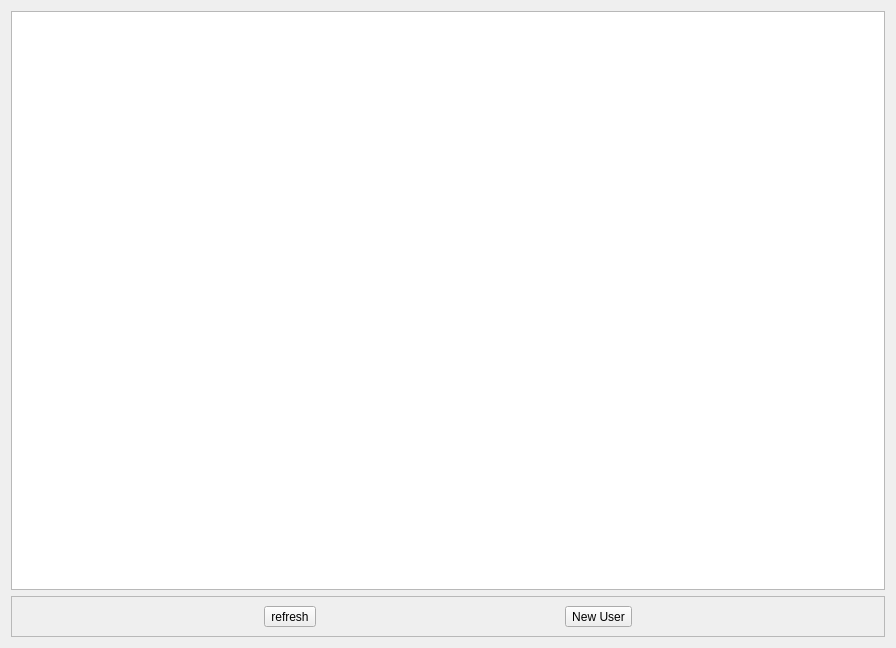
<?xml version="1.0" encoding="UTF-8"?>
<ui version="4.0">
 <class>ProductsTab</class>
 <widget class="QWidget" name="ProductsTab">
  <property name="geometry">
   <rect>
    <x>0</x>
    <y>0</y>
    <width>896</width>
    <height>648</height>
   </rect>
  </property>
  <property name="windowTitle">
   <string>Form</string>
  </property>
  <layout class="QVBoxLayout" name="verticalLayout">
   <item>
    <widget class="QTableView" name="tableView">
     <property name="editTriggers">
      <set>QAbstractItemView::NoEditTriggers</set>
     </property>
     <property name="alternatingRowColors">
      <bool>true</bool>
     </property>
     <property name="selectionMode">
      <enum>QAbstractItemView::ExtendedSelection</enum>
     </property>
     <property name="selectionBehavior">
      <enum>QAbstractItemView::SelectRows</enum>
     </property>
     <property name="gridStyle">
      <enum>Qt::NoPen</enum>
     </property>
     <attribute name="horizontalHeaderStretchLastSection">
      <bool>true</bool>
     </attribute>
     <attribute name="verticalHeaderVisible">
      <bool>false</bool>
     </attribute>
     <attribute name="verticalHeaderStretchLastSection">
      <bool>false</bool>
     </attribute>
    </widget>
   </item>
   <item>
    <widget class="QFrame" name="itemsFrame">
     <property name="frameShape">
      <enum>QFrame::StyledPanel</enum>
     </property>
     <property name="frameShadow">
      <enum>QFrame::Raised</enum>
     </property>
     <layout class="QHBoxLayout" name="horizontalLayout_8">
      <item>
       <widget class="QToolButton" name="refreshButton">
        <property name="text">
         <string>refresh</string>
        </property>
        <property name="icon">
         <iconset resource="../../qrc.qrc">
          <normaloff>:/icons/color/icons8-synchronize-96.png</normaloff>:/icons/color/icons8-synchronize-96.png</iconset>
        </property>
        <property name="iconSize">
         <size>
          <width>48</width>
          <height>48</height>
         </size>
        </property>
       </widget>
      </item>
      <item>
       <widget class="QToolButton" name="addButoon">
        <property name="text">
         <string>New User</string>
        </property>
        <property name="icon">
         <iconset resource="../../qrc.qrc">
          <normaloff>:/icons/color/icons8-plus-96.png</normaloff>:/icons/color/icons8-plus-96.png</iconset>
        </property>
        <property name="iconSize">
         <size>
          <width>48</width>
          <height>48</height>
         </size>
        </property>
       </widget>
      </item>
     </layout>
    </widget>
   </item>
  </layout>
 </widget>
 <resources>
  <include location="../../qrc.qrc"/>
 </resources>
 <connections/>
</ui>
